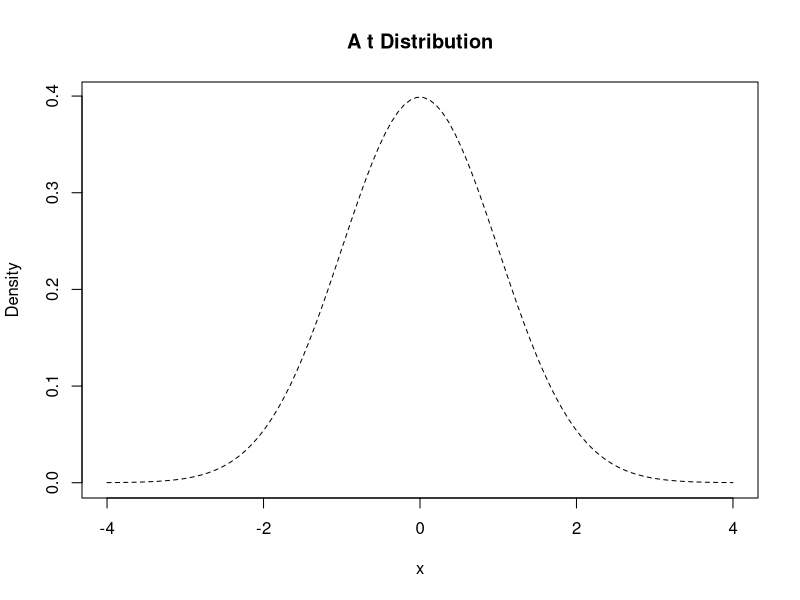

Generate this figure with R:
## ---- chunk 1
x <- seq(-4, 4, length=100)
hx <- dnorm(x)
plot(x, hx, type="l", lty=2, ylab="Density", 
     main="A t Distribution")
